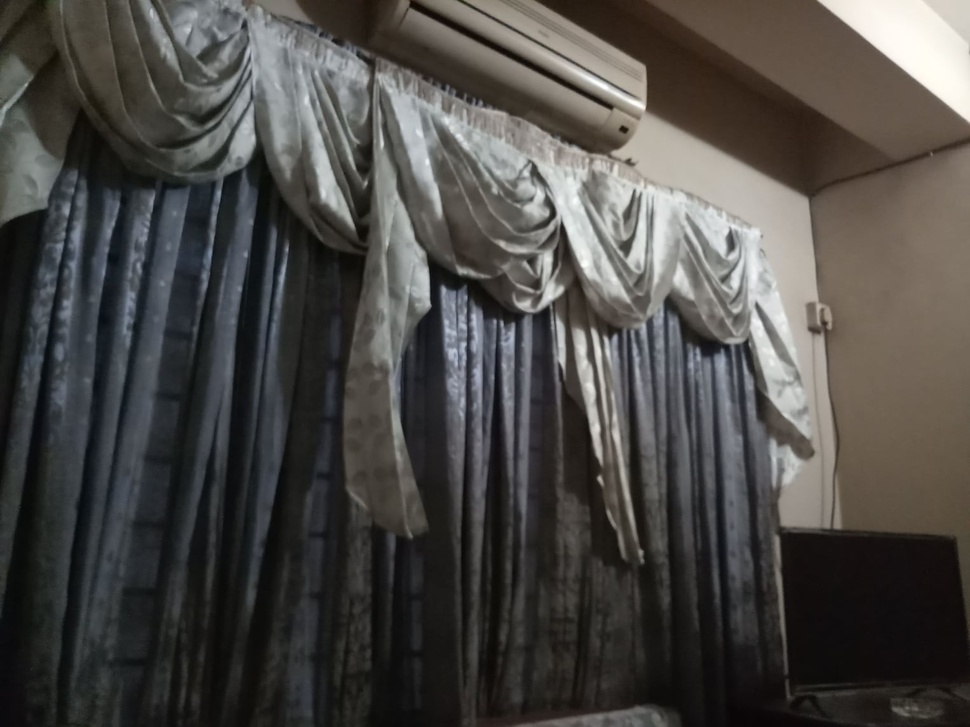
%> input picture a.jpg, 970 x 727 px, shrunk from 1527 x 1145 before the run
$ octave --eval "mainfunction;"   (GNU Octave 9; MATLAB toolbox functions it lacks are replaced by stand-ins)
%> lines starting %> are read from the running program, lines starting %| are printed output that depends on the picture
function mainfunction
  clc

  #reading images
  printf("Reading images\n")

  A = imread('a.jpg');
%> A is the input picture: size 727x970x3 uint8; mean R, G, B 75.1, 73, 70.2

  B = imread("b.jpg");
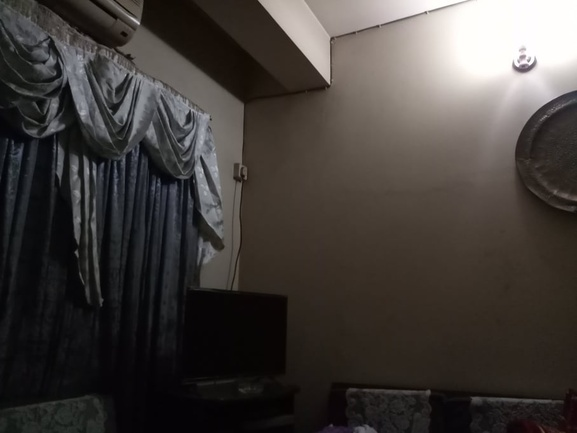
%> input picture b.jpg, 577 x 433 px, shrunk from 908 x 681 before the run
%> B is the input picture: size 433x577x3 uint8; mean R, G, B 66.5, 61.8, 58.5

  C = imread("c.jpg");
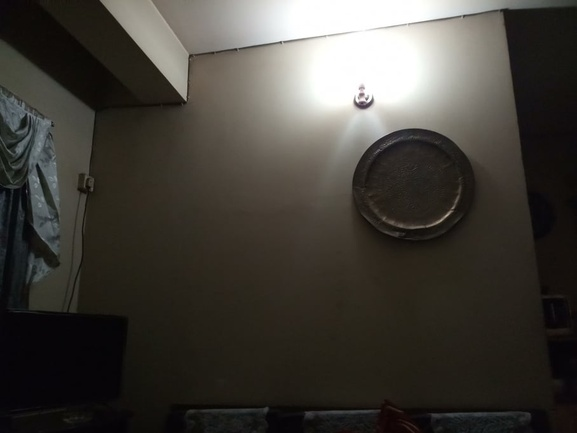
%> input picture c.jpg, 577 x 433 px, shrunk from 908 x 681 before the run
%> C is the input picture: size 433x577x3 uint8; mean R, G, B 66.3, 63, 57.1

  #showing image 1 and 2 and picking corresponding points
  printf("Showing image 1 and 2 and picking corresponding points\n")


 [Ax1,Ax2,Ax3,Ax4,Ay1,Ay2,Ay3,Ay4]=take_points(A)
% [56 lines not run here, left out]
% [101 lines left out: functions measure_points, design_matrix, twoD_homography, not called in this run]

  function [x1,x2,x3,x4,y1,y2,y3,y4]=take_points(A)
    imshow(A)

%> (the run ends here)
